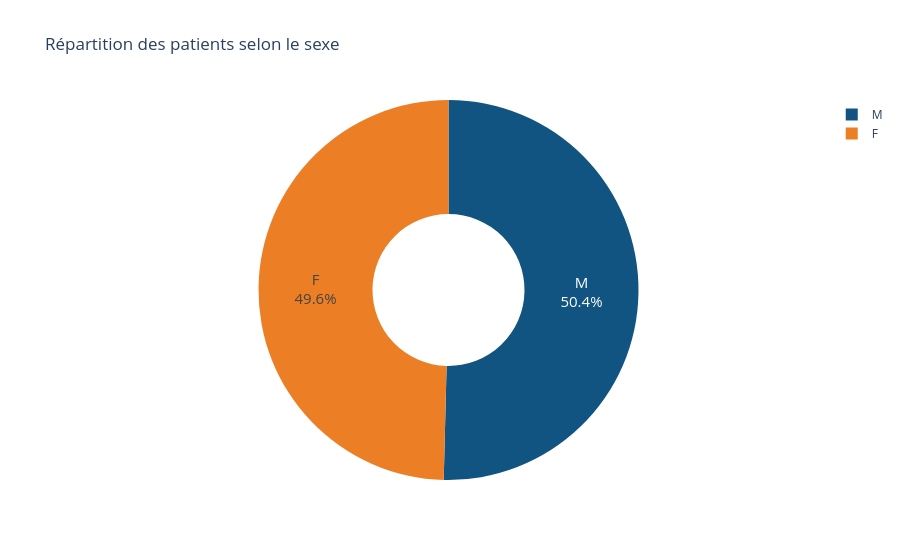

Notebook source saved alongside this figure:
### Markdown cell above
3.	**Analyser la répartition des patients selon le sexe.**

### Code cell
camembert(
    df, noms="Sexe",
    titre="Répartition des patients selon le sexe",
    couleurs={"M": "#125481", "F": "#ec7f26"},
).show()

### Figure 1 — Plotly figure (JSON) as saved in the notebook; plotly's stock layout.template omitted (floating-point values rounded to 4 significant figures; data arrays with more than 128 entries replaced by an {"elided": "..."} marker saying what was removed)
{"data": [{"customdata": {"elided": "500x1 str values"}, "domain": {"x": [0, 1], "y": [0, 1]}, "hole": 0.4, "hovertemplate": "Sexe=%{customdata[0]}<extra></extra>", "labels": {"elided": "500 str values"}, "legendgroup": "", "marker": {"colors": {"elided": "500 str values"}}, "name": "", "showlegend": true, "textfont": {"size": 15}, "textinfo": "percent+label", "textposition": "inside", "type": "pie"}], "layout": {"legend": {"tracegroupgap": 0}, "title": {"text": "Répartition des patients selon le sexe"}}}
